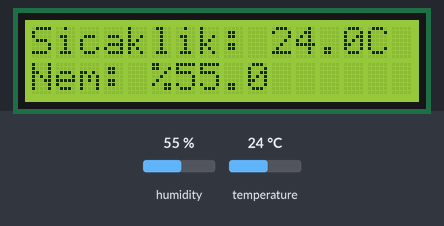
Bench run of a sketch on a simulated Arduino Uno, built with avr-gcc and run on an emulated ATmega328P. On the bench: 16×2 character LCD. The test bench sets the inputs (shaded band); at power-on: humidity 55 %, temperature 24 °C.

Above: at 3.2 s.
3.3 s: humidity set to 22 %
At 5.3 s:
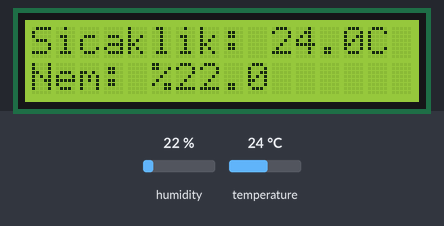
6.0 s: temperature set to 12 °C
At 6.9 s:
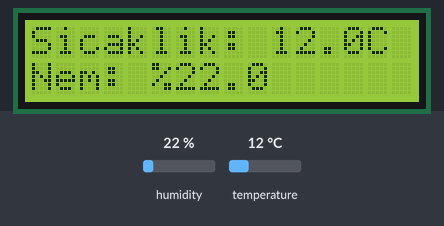
8.7 s: humidity set to 40 %
At 11.2 s:
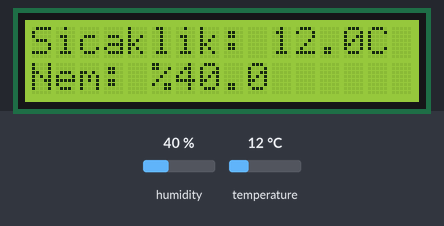
11.7 s: temperature set to 19 °C
At 12.7 s:
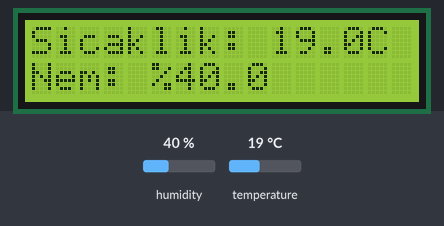
Timing chart, 0 to 14.7 s (numbered marks = the images above; inputs shaded):
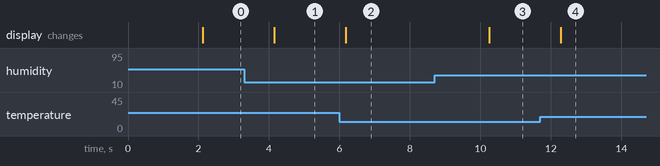

Measured:
- after the input at 3.3 s, the display: changes after 0.85 s (image 1)
- after the input at 6.0 s, the display: changes after 0.18 s (image 2)
- after the input at 8.7 s, the display: changes after 1.5 s (image 3)
- after the input at 11.7 s, the display: changes after 0.58 s (image 4)

The sketch:

arduinonemsicaklik.ino
```cpp
#include <Wire.h>
#include <LiquidCrystal_I2C.h>
#include "DHT.h"

#define DHTPIN 2
#define DHTTYPE DHT22   // Burayı DHT22 yaptık!

DHT dht(DHTPIN, DHTTYPE);
LiquidCrystal_I2C lcd(0x3F, 16, 2);

void setup() {
  dht.begin();
  lcd.init();
  lcd.backlight();
  lcd.setCursor(0, 0);
  lcd.print("DHT22 Hazirlaniyor");
  delay(2000);
}

void loop() {
  // DHT22 yaklaşık 2 saniyede bir veri üretir
  float nem = dht.readHumidity();
  float isi = dht.readTemperature();

  // Veri okunamazsa hata ver
  if (isnan(nem) || isnan(isi)) {
    lcd.clear();
    lcd.print("Sensor Hatasi!");
    return;
  }

  lcd.clear();
  lcd.setCursor(0, 0);
  lcd.print("Sicaklik: ");
  lcd.print(isi, 1); // Virgülden sonra 1 basamak (DHT22 hassasiyeti için)
  lcd.print("C");

  lcd.setCursor(0, 1);
  lcd.print("Nem: %");
  lcd.print(nem, 1);

  delay(2000);
}
```
